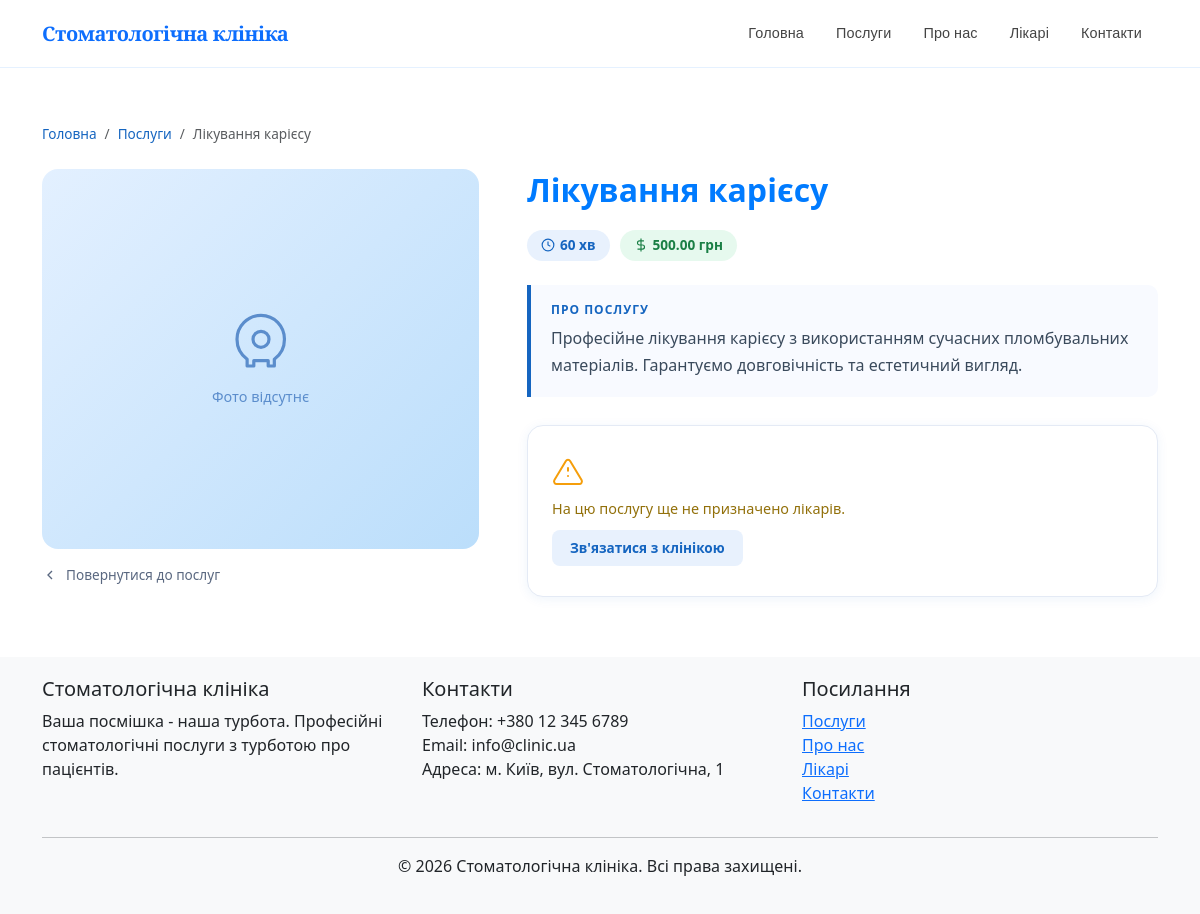
The page /service/1/ on the database as committed earlier.
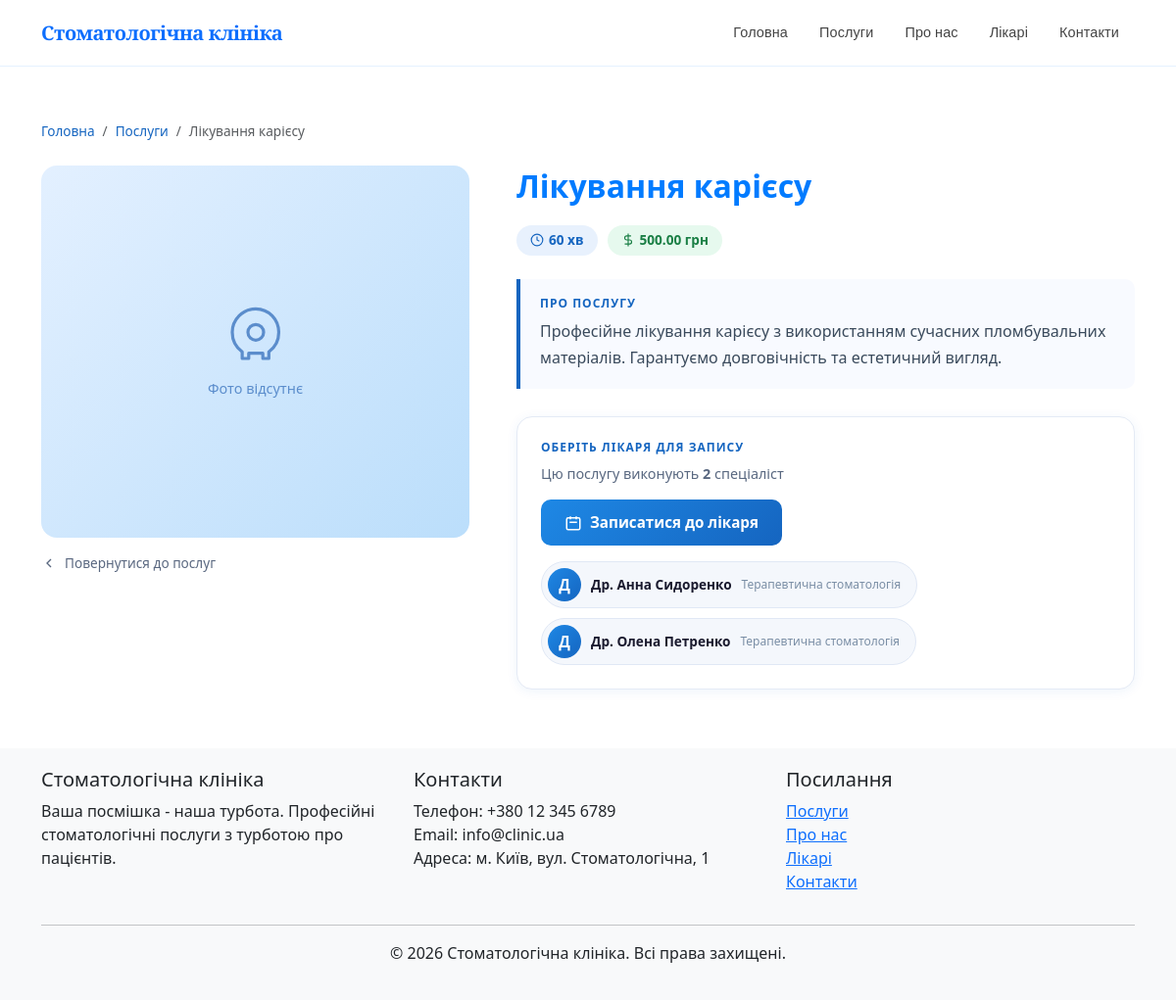
The same page on the database as committed later.
### shop/models.py (models this page shows, shortened)
class Doctor(models.Model):
    id = models.AutoField(primary_key=True, verbose_name="ID")
    name = models.CharField(max_length=255, verbose_name="Ім'я")
    specialization = models.CharField(max_length=255, verbose_name="Спеціалізація")
    description = models.TextField(blank=True, null=True, verbose_name="Опис")
    phone = models.CharField(max_length=20, blank=True, null=True, verbose_name="Телефон")
    email = models.EmailField(blank=True, null=True, verbose_name="Email")
    photo = models.ImageField(blank=True, null=True, upload_to='doctors/', verbose_name='Фото')
    procedures = models.ManyToManyField('Service', blank=True, related_name='doctors', verbose_name="Процедури")
    created_at = models.DateTimeField(auto_now_add=True, verbose_name="Дата створення")
    updated_at = models.DateTimeField(auto_now=True, verbose_name="Дата оновлення")
    class Meta:
        verbose_name = "Лікар"
        verbose_name_plural = "Лікарі"
        ordering = ['name']

### shop/views.py (the view)
# urls.py: path('service/<int:service_id>/', views.service_detail, name='service_detail'),
def service_detail(request, service_id):
    service = get_object_or_404(Service, id=service_id)
    doctors = Doctor.objects.filter(procedures=service)
    context = {
        'title': service.name,
        'service': service,
        'doctors': doctors
    }
    return render(request, 'shop/service_detail.html', context)

### shop/templates/shop/service_detail.html (shortened to what this page needs)
{% extends 'shop/base.html' %}
{% load static %}
{% block content %}
<div class="container service-detail-container">
  <nav aria-label="breadcrumb" class="mb-4">
    <ol class="breadcrumb">
      <li class="breadcrumb-item"><a href="{% url 'shop:home' %}">Головна</a></li>
      <li class="breadcrumb-item"><a href="{% url 'shop:services' %}">Послуги</a></li>
      <li class="breadcrumb-item active" aria-current="page">{{ service.name|truncatechars:40 }}</li>
    </ol>
  </nav>
  <div class="row g-5">
    <div class="col-md-5">
      {% if service.image %}
      <img src="{{ service.image.url }}" alt="{{ service.name }}" class="sd-image">
      {% else %}
      <div class="sd-image-placeholder">
        <span>Фото відсутнє</span>
      </div>
      {% endif %}
      <a href="{% url 'shop:services' %}" class="sd-back-link mt-3 d-inline-flex align-items-center gap-2">
        <svg xmlns="http://www.w3.org/2000/svg" width="16" height="16" fill="none" viewBox="0 0 24 24" stroke="currentColor" stroke-width="2"><polyline points="15 18 9 12 15 6"/></svg>
        Повернутися до послуг
      </a>
    </div>
    <div class="col-md-7">
      <h1 class="sd-title">{{ service.name }}</h1>
      <div class="sd-badges mb-4">
        <span class="sd-badge sd-badge--blue">
          <svg xmlns="http://www.w3.org/2000/svg" width="14" height="14" fill="none" viewBox="0 0 24 24" stroke="currentColor" stroke-width="2"><circle cx="12" cy="12" r="10"/><polyline points="12 6 12 12 16 14"/></svg>
          {{ service.duration }} хв
        </span>
        <span class="sd-badge sd-badge--green">
          <svg xmlns="http://www.w3.org/2000/svg" width="14" height="14" fill="none" viewBox="0 0 24 24" stroke="currentColor" stroke-width="2"><line x1="12" y1="1" x2="12" y2="23"/><path d="M17 5H9.5a3.5 3.5 0 000 7h5a3.5 3.5 0 010 7H6"/></svg>
          {{ service.price }} грн
        </span>
      </div>
      <div class="sd-description">
        <h5 class="sd-section-label">Про послугу</h5>
        <p>{{ service.description }}</p>
      </div>
      <div class="sd-book-box">
        {% if doctors %}
        <h5 class="sd-section-label">Оберіть лікаря для запису</h5>
        <p class="sd-book-hint">Цю послугу виконують <strong>{{ doctors|length }}</strong> спеціаліст{{ doctors|length|pluralize:",,ів" }}</p>
        <div class="sd-book-actions">
          <a href="{% url 'shop:doctors' %}?service={{ service.id }}" class="sd-btn-book">
            <svg xmlns="http://www.w3.org/2000/svg" width="18" height="18" fill="none" viewBox="0 0 24 24" stroke="currentColor" stroke-width="2"><path d="M8 7V3m8 4V3m-9 8h10M5 21h14a2 2 0 002-2V7a2 2 0 00-2-2H5a2 2 0 00-2 2v12a2 2 0 002 2z"/></svg>
            Записатися до лікаря
          </a>
        </div>
        <div class="sd-doctor-chips mt-3">
          {% for doctor in doctors %}
          <a href="{% url 'shop:doctor_detail' doctor.id %}" class="sd-doctor-chip">
            {% if doctor.photo %}
            <img src="{{ doctor.photo.url }}" alt="{{ doctor.name }}" class="sd-chip-avatar">
            {% else %}
            <span class="sd-chip-avatar sd-chip-avatar--empty">{{ doctor.name|first }}</span>
            {% endif %}
            <span class="sd-chip-name">{{ doctor.name }}</span>
            <span class="sd-chip-spec">{{ doctor.specialization|truncatechars:25 }}</span>
          </a>
          {% endfor %}
        </div>
        {% else %}
        <div class="sd-no-doctors">
          <svg xmlns="http://www.w3.org/2000/svg" width="32" height="32" fill="none" viewBox="0 0 24 24" stroke="#f59e0b" stroke-width="1.5"><path stroke-linecap="round" stroke-linejoin="round" d="M12 9v2m0 4h.01M10.29 3.86L1.82 18a2 2 0 001.71 3h16.94a2 2 0 001.71-3L13.71 3.86a2 2 0 00-3.42 0z"/></svg>
          <p>На цю послугу ще не призначено лікарів.</p>
          <a href="{% url 'shop:contact' %}" class="sd-btn-contact">Зв'язатися з клінікою</a>
        </div>
        {% endif %}
      </div>
    </div>
  </div>
</div>
{% endblock %}

Rows that differ between the two databases and show on the page:
added Doctor: name|first "Д", name "Др. Анна Сидоренко", specialization "Терапевтична стоматологія"
added Doctor: name|first "Д", name "Др. Олена Петренко", specialization "Терапевтична стоматологія"
Other text that changed with them:
{{ doctors|length }}: (not shown) → "2"
text no longer shown: "На цю послугу ще не призначено лікарів. Зв'язатися з клінікою"
text now shown: "ОБЕРІТЬ ЛІКАРЯ ДЛЯ ЗАПИСУ Цю послугу виконують спеціаліст Записатися до лікаря"
